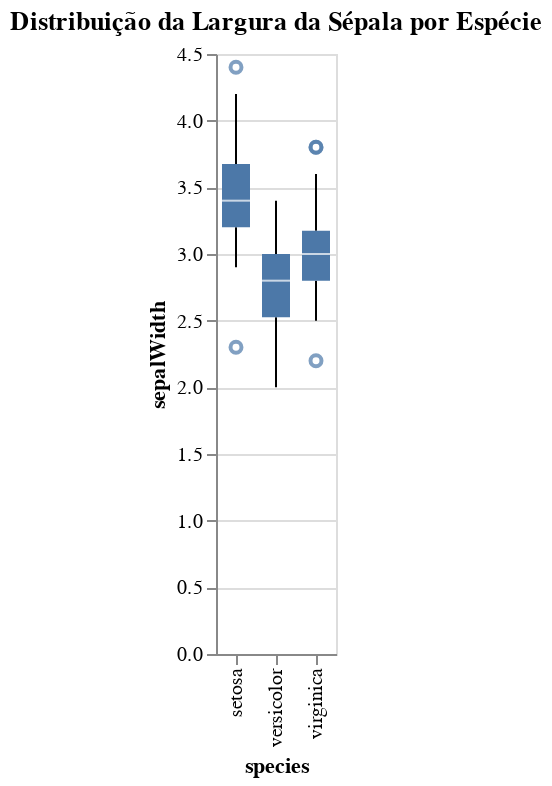

Source (notebook cell):
### Code cell
alt.Chart(df).mark_boxplot().encode(
    x='species:N',
    y='sepalWidth:Q'
).properties(
    title="Distribuição da Largura da Sépala por Espécie"
)

### Figure 1 — Vega-Lite specification as saved in the notebook (floating-point values rounded to 4 significant figures; data arrays with more than 128 entries replaced by an {"elided": "..."} marker saying what was removed)
{"config": {"view": {"continuousWidth": 300, "continuousHeight": 300}}, "data": {"name": "data-5492ad92962bad06c6c3f4c2fd78919a"}, "mark": {"type": "boxplot"}, "encoding": {"x": {"field": "species", "type": "nominal"}, "y": {"field": "sepalWidth", "type": "quantitative"}}, "title": "Distribuição da Largura da Sépala por Espécie", "$schema": "https://vega.github.io/schema/vega-lite/v5.20.1.json", "datasets": {"data-5492ad92962bad06c6c3f4c2fd78919a": {"elided": "150 records"}}}
